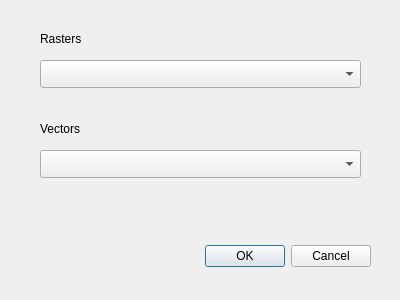
<?xml version="1.0" encoding="UTF-8"?>
<ui version="4.0">
 <class>TestPluginDialogBase</class>
 <widget class="QDialog" name="TestPluginDialogBase">
  <property name="geometry">
   <rect>
    <x>0</x>
    <y>0</y>
    <width>400</width>
    <height>300</height>
   </rect>
  </property>
  <property name="windowTitle">
   <string>My First Test Plugin</string>
  </property>
  <widget class="QDialogButtonBox" name="button_box">
   <property name="geometry">
    <rect>
     <x>30</x>
     <y>240</y>
     <width>341</width>
     <height>32</height>
    </rect>
   </property>
   <property name="orientation">
    <enum>Qt::Horizontal</enum>
   </property>
   <property name="standardButtons">
    <set>QDialogButtonBox::Cancel|QDialogButtonBox::Ok</set>
   </property>
  </widget>
  <widget class="QLabel" name="label">
   <property name="geometry">
    <rect>
     <x>40</x>
     <y>30</y>
     <width>63</width>
     <height>18</height>
    </rect>
   </property>
   <property name="text">
    <string>Rasters</string>
   </property>
  </widget>
  <widget class="QComboBox" name="rastersCombo">
   <property name="geometry">
    <rect>
     <x>40</x>
     <y>60</y>
     <width>321</width>
     <height>28</height>
    </rect>
   </property>
  </widget>
  <widget class="QLabel" name="label_2">
   <property name="geometry">
    <rect>
     <x>40</x>
     <y>120</y>
     <width>63</width>
     <height>18</height>
    </rect>
   </property>
   <property name="text">
    <string>Vectors</string>
   </property>
  </widget>
  <widget class="QComboBox" name="vectorsCombo">
   <property name="geometry">
    <rect>
     <x>40</x>
     <y>150</y>
     <width>321</width>
     <height>28</height>
    </rect>
   </property>
  </widget>
 </widget>
 <resources/>
 <connections>
  <connection>
   <sender>button_box</sender>
   <signal>accepted()</signal>
   <receiver>TestPluginDialogBase</receiver>
   <slot>accept()</slot>
   <hints>
    <hint type="sourcelabel">
     <x>20</x>
     <y>20</y>
    </hint>
    <hint type="destinationlabel">
     <x>20</x>
     <y>20</y>
    </hint>
   </hints>
  </connection>
  <connection>
   <sender>button_box</sender>
   <signal>rejected()</signal>
   <receiver>TestPluginDialogBase</receiver>
   <slot>reject()</slot>
   <hints>
    <hint type="sourcelabel">
     <x>20</x>
     <y>20</y>
    </hint>
    <hint type="destinationlabel">
     <x>20</x>
     <y>20</y>
    </hint>
   </hints>
  </connection>
 </connections>
</ui>
